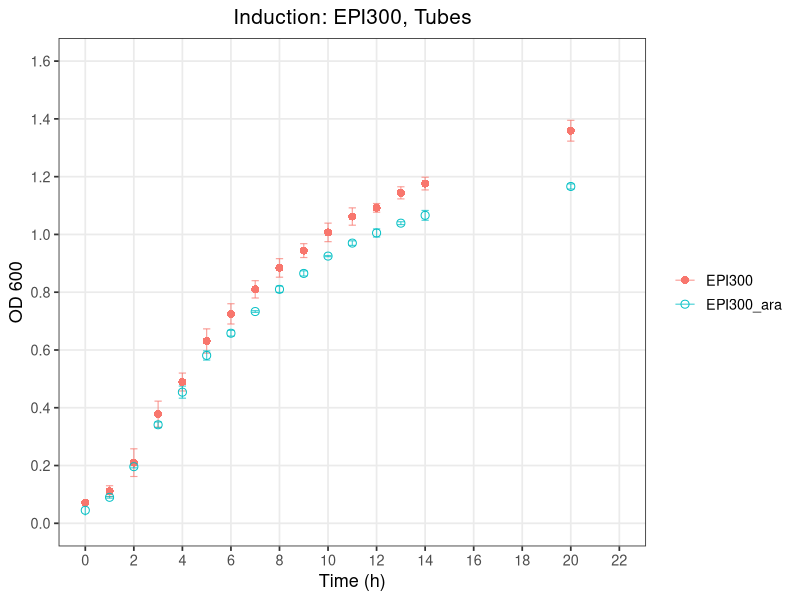
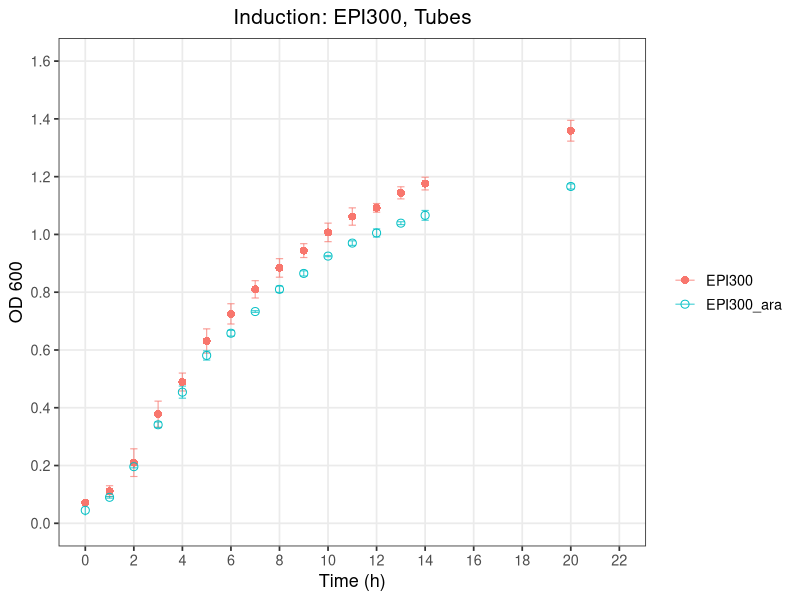

The R source for these figures, in order:
# ============================================================
# Plot: Induction, isoamyl alcohol (OD600 vs Time)
# Strains: EPI300, EPI300_ara
# ============================================================

library(tidyverse)

# ---- 1. Read the raw CSV --------------------------------------------------
# The file has a 2-row header:
#   Row 1: strain names (merged across Avg/SD column pairs)
#   Row 2: "Avg" / "SD" labels
# We read both header rows manually, then build clean column names.

raw <- read_csv("Arab_Induction.csv", col_names = FALSE, skip = 2,
                show_col_types = FALSE)

header1 <- read_csv("Arab_Induction.csv", col_names = FALSE, n_max = 1,
                    show_col_types = FALSE) |> unlist(use.names = FALSE)
header2 <- read_csv("Arab_Induction.csv", col_names = FALSE, skip = 1, n_max = 1,
                    show_col_types = FALSE) |> unlist(use.names = FALSE)

# Forward-fill the strain names across their Avg/SD column pair
strain_names <- header1
for (i in seq_along(strain_names)) {
  if (is.na(strain_names[i]) && i > 1) strain_names[i] <- strain_names[i - 1]
}

# Drop fully empty trailing columns
keep <- !is.na(header2) | seq_along(header2) == 1
raw         <- raw[, keep]
strain_names <- strain_names[keep]
header2      <- header2[keep]

# Build final column names: "Time", "<strain>_Avg", "<strain>_SD"
col_names <- c("Time",
               paste0(strain_names[-1], "_", header2[-1]))
colnames(raw) <- col_names

# ---- 2. Reshape to long format (Avg + SD, for plotting with error bars) --
# Only keep the two strains of interest
strains <- c("EPI300", "EPI300_ara")

df_long <- raw |>
  pivot_longer(
    cols = -Time,
    names_to = c("Strain", ".value"),
    names_pattern = "(.+)_(Avg|SD)"
  ) |>
  rename(OD600 = Avg) |>
  filter(Strain %in% strains) |>
  mutate(Strain = factor(Strain, levels = strains))

# ---- 3. Plot ---------------------------------------------------------------
# Visually distinct shapes (mix of filled/open so they're tellable apart
# even without color): circle, open circle
shape_values <- c(16, 1)

p <- ggplot(df_long, aes(x = Time, y = OD600, color = Strain, shape = Strain)) +
  geom_errorbar(aes(ymin = OD600 - SD, ymax = OD600 + SD),
                width = 0.3, linewidth = 0.4, alpha = 0.7) +
  geom_point(size = 2.4) +
  scale_shape_manual(values = shape_values) +
  scale_x_continuous(breaks = seq(0, 22, by = 2), limits = c(0, 22)) +
  scale_y_continuous(breaks = seq(0, 1.6, by = 0.2), limits = c(0, 1.6)) +
  labs(
    title = "Induction: EPI300, Tubes",
    x = "Time (h)",
    y = "OD 600",
    color = NULL,
    shape = NULL
  ) +
  theme_bw(base_size = 13) +
  theme(
    panel.grid.minor = element_blank(),
    plot.title = element_text(hjust = 0.5, size = 15),
    legend.key = element_blank()
  )

print(p)

ggsave("induction_EPI300_T.png", p, width = 9, height = 5, dpi = 300)
